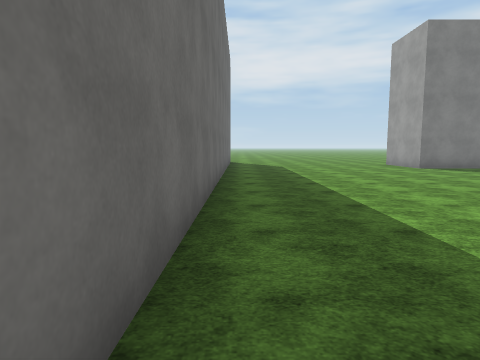
[1] (above)

24 first-person views from a walk through a 3-D level made in the Unity game engine. The camera is 1.5 m above the floor, tilts 6° down and sees 75° across. The floor is counted in squares, 2 m on a side. Each view is taken from the middle of a square. On the plan, view 1 faces up. The plan holds only what a view shows up to about 10 squares ahead; the rest is blank. The place goes on beyond the plan. Flat ground stands in for the terrain. The player is left out. Some surface patterns are stand-ins.

[2]
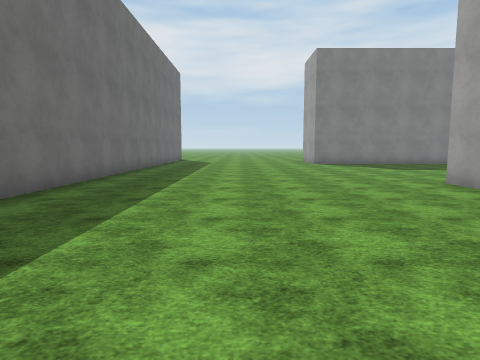

[3]
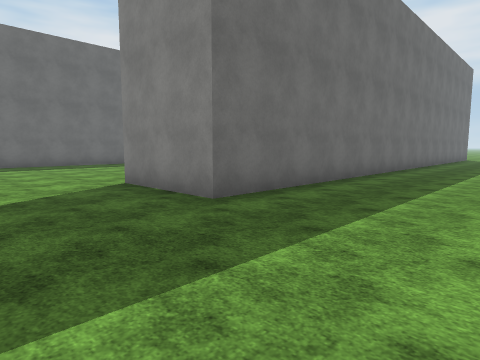

[4]
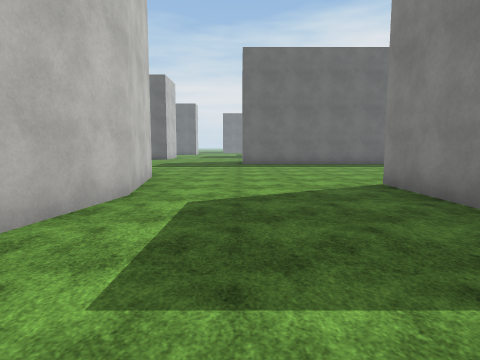

[5]
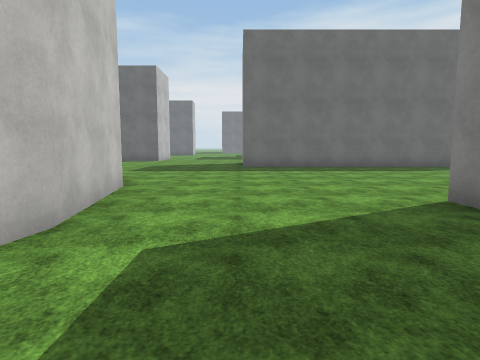

[6]
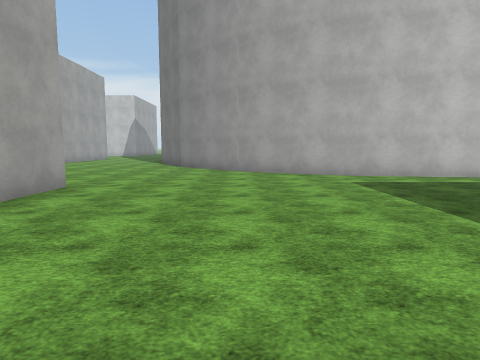

[7]
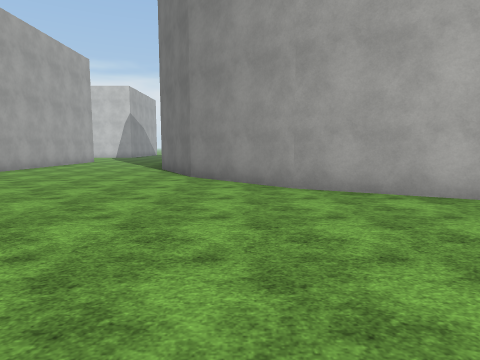

[8]
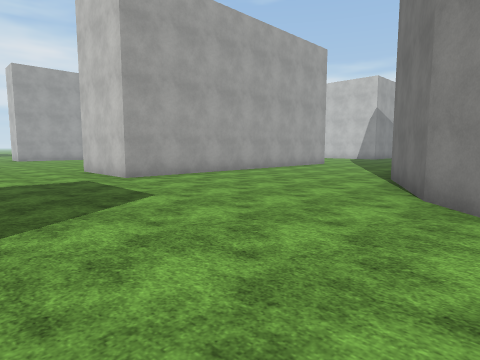

[9]
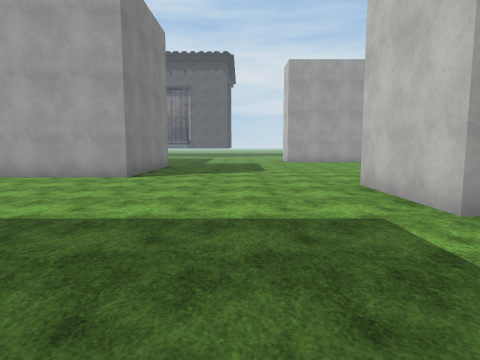

[10]
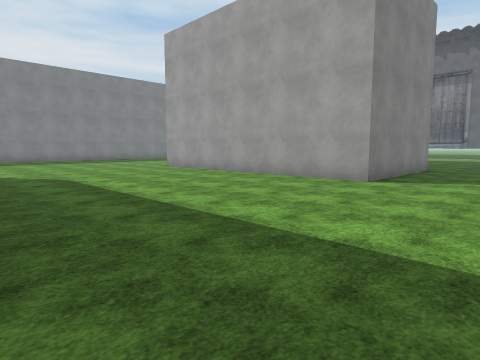

[11]
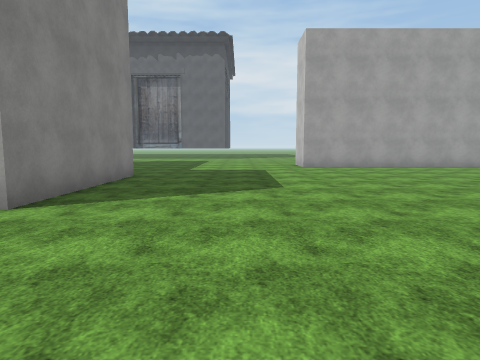

[12]
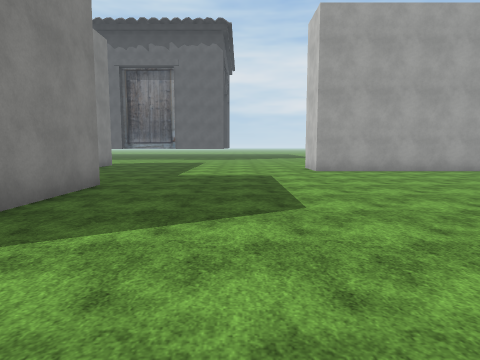

[13]
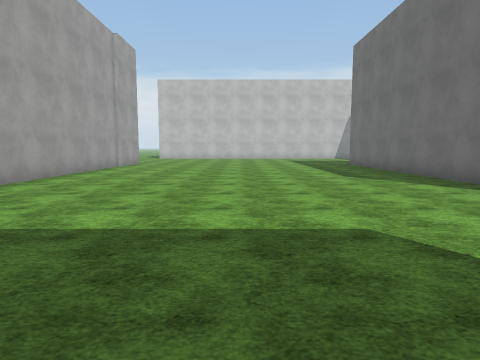

[14]
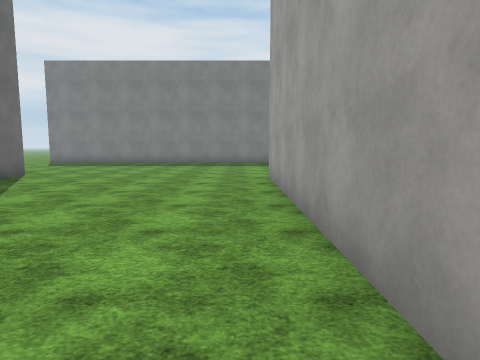

[15]
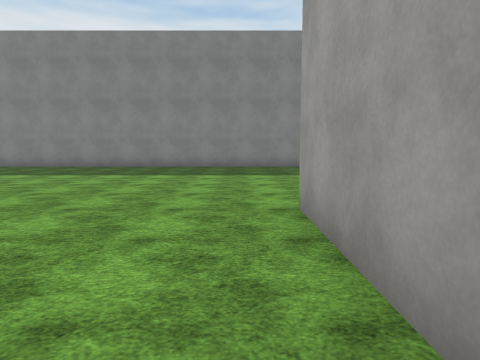

[16]
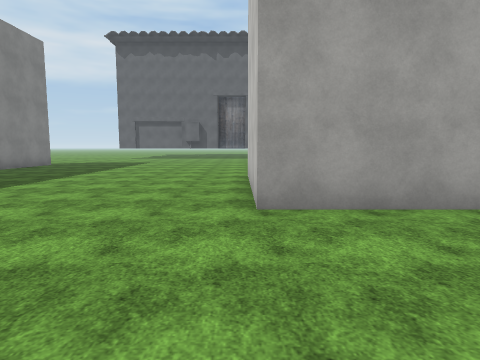

[17]
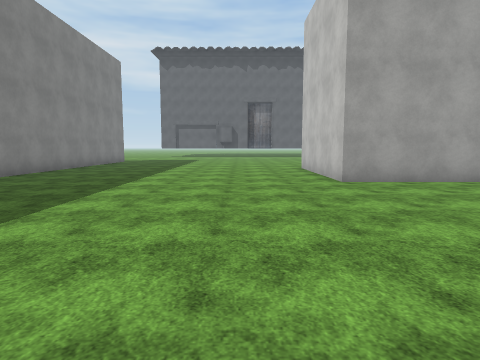

[18]
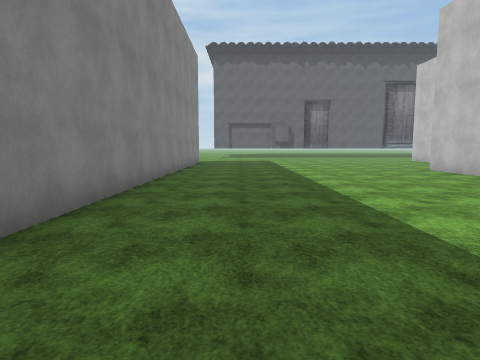

[19]
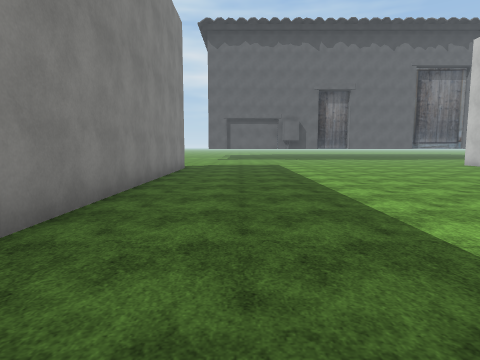

[20]
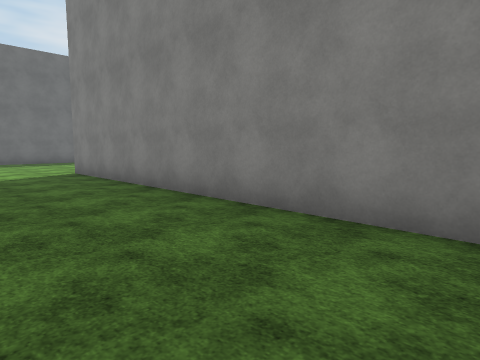

[21]
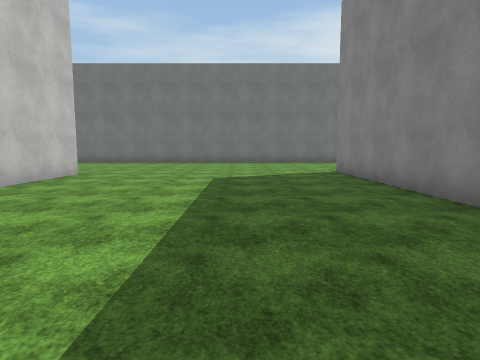

[22]
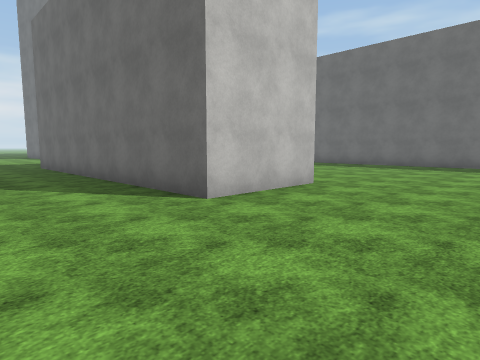

[23]
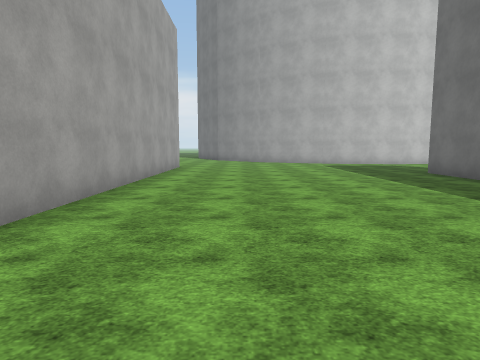

[24]
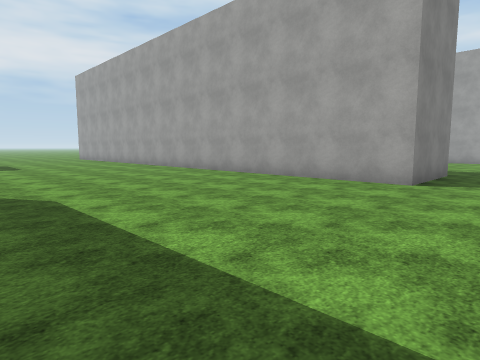

### Floor plan
Points are (right, up) in squares from view 1. A wall is a line through its corners. A room is listed if a view was taken in it or the views show most of it. See-through windows are left out.
Room 1 (views 1, 2, 3, 4, 5, 6, 7, 8, 9, 10, 11, 12, 13, 14, 15, 16, 17, 18, 19, 20, 21, 22, 23, 24)
walls: (7.3, -6) (7.3, 3.5) (10.1, 3.5) (10.1, -4.4); (-0.5, 10) (-0.5, -3.1) (-3.3, -3.1) (-3.3, 2.6); (15.2, -12.1) (15.2, -16.1); (-5, -8.3) (-1.9, -7.7) (1.2, -8.2) (4, -9.7) (6.2, -11.9) (7.6, -14.7); (12.3, -14.1) (12.3, -10.4) (15.2, -10.4); (21.2, -5.2) (16.7, -5.2) (16.7, 2.8) (21.1, 2.8); (25, 11) (6.2, 11); (24.7, -16.1) (24.7, -10.4)

Where each view was taken, in squares from view 1:
view 1: 0 up, 0 right, facing up
view 2: 3 down, 3 right, facing up
view 3: 6 down, 3 right, facing up-left
view 4: 6 down, 3 right, facing left
view 5: 6 down, 1 right, facing left
view 6: 0 up, 4 right, facing down
view 7: 4 down, 5 right, facing down
view 8: 7 down, 5 right, facing down-right
view 9: 8 down, 9 right, facing right
view 10: 8 down, 10 right, facing up-right
view 11: 8 down, 13 right, facing right
view 12: 8 down, 15 right, facing right
view 13: 6 down, 20 right, facing down
view 14: 5 down, 16 right, facing up
view 15: 1 down, 16 right, facing up
view 16: 3 up, 13 right, facing right
view 17: 5 up, 10 right, facing right
view 18: 9 up, 11 right, facing right
view 19: 9 up, 15 right, facing right
view 20: 8 up, 16 right, facing up-left
view 21: 8 up, 16 right, facing left
view 22: 7 up, 13 right, facing down-left
view 23: 6 up, 5 right, facing down
view 24: 5 down, 10 left, facing up-right
